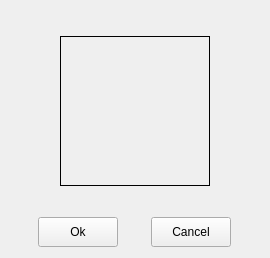
<?xml version="1.0" encoding="UTF-8"?>
<ui version="4.0">
 <class>QResourceShowWidget</class>
 <widget class="QWidget" name="QResourceShowWidget">
  <property name="geometry">
   <rect>
    <x>0</x>
    <y>0</y>
    <width>270</width>
    <height>258</height>
   </rect>
  </property>
  <property name="windowTitle">
   <string>Form</string>
  </property>
  <layout class="QVBoxLayout" name="verticalLayout_2" stretch="0,1,0,0">
   <item>
    <spacer name="verticalSpacer_2">
     <property name="orientation">
      <enum>Qt::Vertical</enum>
     </property>
     <property name="sizeHint" stdset="0">
      <size>
       <width>20</width>
       <height>40</height>
      </size>
     </property>
    </spacer>
   </item>
   <item>
    <layout class="QHBoxLayout" name="horizontalLayout">
     <item>
      <widget class="QLabel" name="show_widget">
       <property name="minimumSize">
        <size>
         <width>150</width>
         <height>150</height>
        </size>
       </property>
       <property name="maximumSize">
        <size>
         <width>150</width>
         <height>150</height>
        </size>
       </property>
       <property name="styleSheet">
        <string notr="true">#show_widget
{
	border:1px solid rgb(0,0,0);
}</string>
       </property>
       <property name="text">
        <string/>
       </property>
       <property name="alignment">
        <set>Qt::AlignCenter</set>
       </property>
      </widget>
     </item>
    </layout>
   </item>
   <item>
    <spacer name="verticalSpacer">
     <property name="orientation">
      <enum>Qt::Vertical</enum>
     </property>
     <property name="sizeHint" stdset="0">
      <size>
       <width>20</width>
       <height>40</height>
      </size>
     </property>
    </spacer>
   </item>
   <item>
    <layout class="QHBoxLayout" name="horizontalLayout_2">
     <item>
      <widget class="QPushButton" name="okbtn">
       <property name="minimumSize">
        <size>
         <width>80</width>
         <height>30</height>
        </size>
       </property>
       <property name="maximumSize">
        <size>
         <width>80</width>
         <height>30</height>
        </size>
       </property>
       <property name="text">
        <string>Ok</string>
       </property>
      </widget>
     </item>
     <item>
      <widget class="QPushButton" name="cancelbtn">
       <property name="minimumSize">
        <size>
         <width>80</width>
         <height>30</height>
        </size>
       </property>
       <property name="maximumSize">
        <size>
         <width>80</width>
         <height>30</height>
        </size>
       </property>
       <property name="text">
        <string>Cancel</string>
       </property>
      </widget>
     </item>
    </layout>
   </item>
  </layout>
 </widget>
 <resources/>
 <connections/>
</ui>
